Frame 1 (no input): blank canvas, image omitted
Frame 60 (no input): blank canvas, image omitted
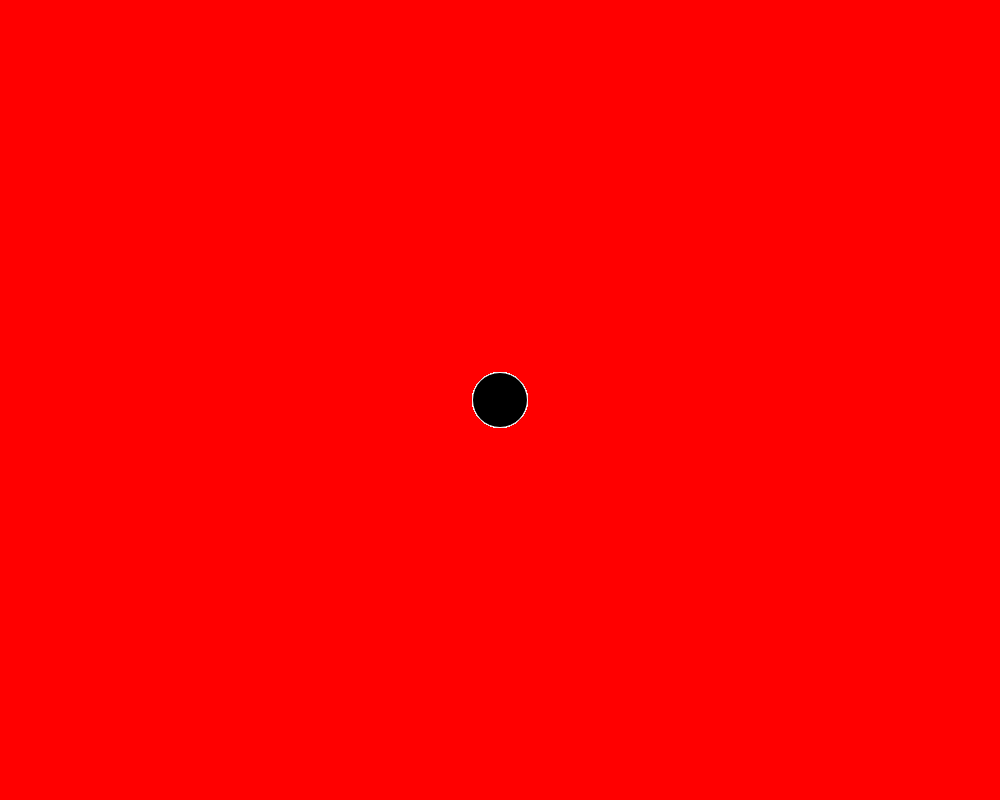
Frame 120 (the mouse pressed at the canvas centre since frame 60)

The p5.js sketch whose frames 1 and 60 were blank and that drew this single picture after the mouse press (run headless with seeded random() and noise() and a simulated clock; from frame 60 on, the mouse is pressed at the canvas centre):

// p5.js sketch
// ── sketch.js
function setup() {
  createCanvas(1000, 800);
  background("red");
}

function draw() {
  
  fill("black")
  stroke("white")
 if (mouseIsPressed)
  circle(mouseX,mouseY,55,155);
  }
